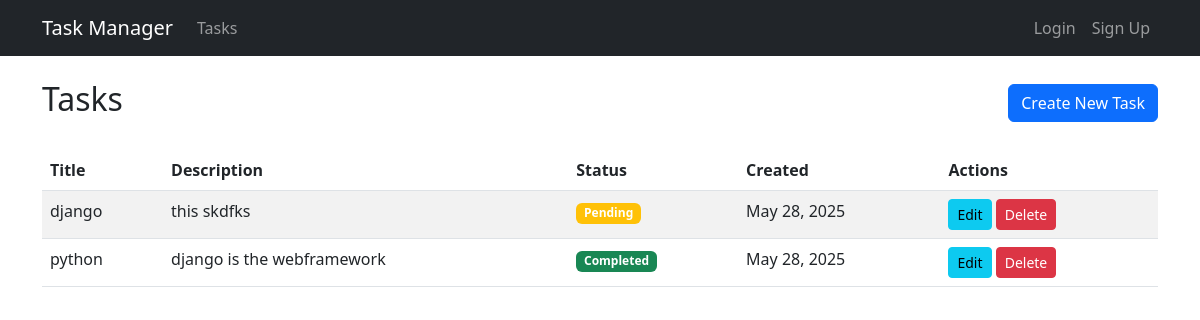
The page /tasks/ on the database as committed earlier.
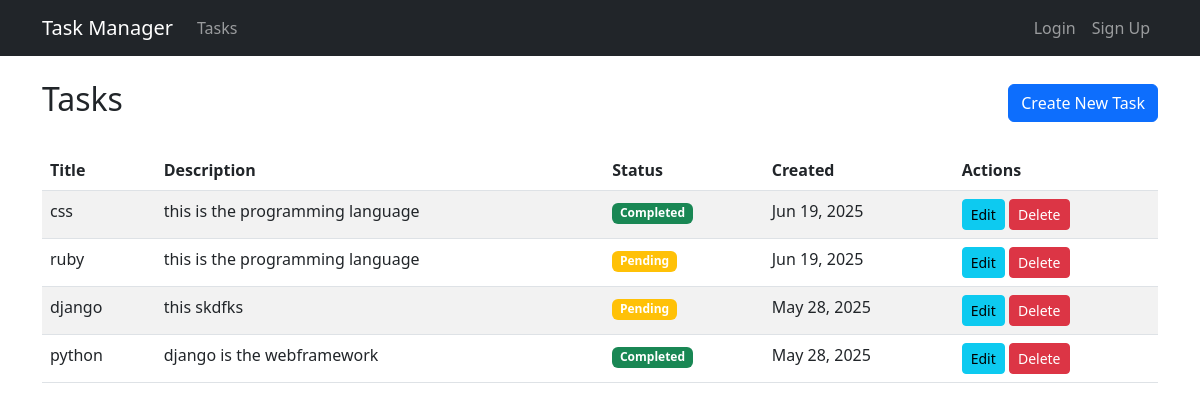
The same page on the database as committed later.
### tasks/models.py (models this page shows, shortened)
class Task(models.Model):
    user = models.ForeignKey(User, on_delete=models.CASCADE, related_name='tasks', null=True)
    title = models.CharField(max_length=200)
    description = models.TextField(blank=True)
    completed = models.BooleanField(default=False)
    created_at = models.DateTimeField(auto_now_add=True)
    updated_at = models.DateTimeField(auto_now=True)
    class Meta:
        ordering = ['-created_at']

### tasks/views.py (the view)
# urls.py: path('', views.task_list, name='task_list'),
def task_list(request):
    tasks = Task.objects.all()
    return render(request, 'tasks/task_list.html', {'tasks': tasks})

### templates/tasks/task_list.html (shortened to what this page needs)
{% extends 'base.html' %}
{% block content %}
<div class="row">
    <div class="col-md-12">
        <div class=" d-flex justify-content-between align-items-center mb-4">
                <h2>Tasks</h2>
                <a href="{% url 'task_create' %}" class="btn btn-primary">Create New Task</a>
        </div>
        {% if tasks %}
            <div class="table-responsive">
                <table class="table table-striped">
                    <thead>
                        <tr>
                            <th>Title</th>
                            <th>Description</th>
                            <th>Status</th>
                            <th>Created</th>
                            <th>Actions</th>
                        </tr>
                    </thead>
                    <tbody>
                        {% for task in tasks %}
                            <tr>
                                <td>{{ task.title }}</td>
                                <td>{{ task.description|truncatewords:5 }}</td>
                                <td>
                                    {% if task.completed %}
                                        <span class="badge bg-success">Completed</span>
                                    {% else %}
                                        <span class="badge bg-warning">Pending</span>
                                    {% endif %}
                                </td>
                                <td>{{ task.created_at|date:"M d, Y" }}</td>
                                <td>
                                    <a href="{% url 'task_update' task.pk %}" class="btn btn-sm btn-info">Edit</a>
                                    <a href="{% url 'task_delete' task.pk %}" class="btn btn-sm btn-danger">Delete</a>
                                </td>
                            </tr>
                        {% endfor %}
                    </tbody>
                </table>
            </div>
        {% else %}
            <div class="alert alert-info">
                No tasks found. Create your first task!
            </div>
        {% endif %}
    </div>
</div>
{% endblock %}

### templates/base.html (shortened to what this page needs)
<!DOCTYPE html>
<html lang="en">
<head>
    <link href="https://cdn.jsdelivr.net/npm/bootstrap@5.3.0/dist/css/bootstrap.min.css" rel="stylesheet">
</head>
<body>
    <nav class="navbar navbar-expand-lg navbar-dark bg-dark">
        <div class="container">
            <a class="navbar-brand" href="{% url 'task_list' %}">Task Manager</a>
            <div class="collapse navbar-collapse" id="navbarNav">
                <ul class="navbar-nav me-auto">
                    <li class="nav-item">
                        <a class="nav-link" href="{% url 'task_list' %}">Tasks</a>
                    </li>
                </ul>
                <ul class="navbar-nav">
                    {% if user.is_authenticated %}
                    <li class="nav-item dropdown">
                        <a class="nav-link dropdown-toggle" href="#" id="userDropdown" role="button" data-bs-toggle="dropdown">
                            {{ user.username }}
                        </a>
                        <ul class="dropdown-menu dropdown-menu-end">
                            <li><a class="dropdown-item" href="{% url 'logout' %}">Logout</a></li>
                            <li><a class="dropdown-item" href=""><details></details></a></li>
                        </ul>
                    </li>
                    {% else %}
                    <li class="nav-item">
                        <a class="nav-link" href="{% url 'login' %}">Login</a>
                    </li>
                    <li class="nav-item">
                        <a class="nav-link" href="{% url 'signup' %}">Sign Up</a>
                    </li>
                    {% endif %}
                </ul>
            </div>
        </div>
    </nav>
    <div class="container mt-4">
        {% block content %}
        {% endblock %}
    </div>
</body>
</html>

Rows that differ between the two databases and show on the page:
added Task: title "css", description "this is the programming language", completed "Completed", created_at "Jun 19, 2025"
added Task: title "ruby", description "this is the programming language", completed "Pending", created_at "Jun 19, 2025"
